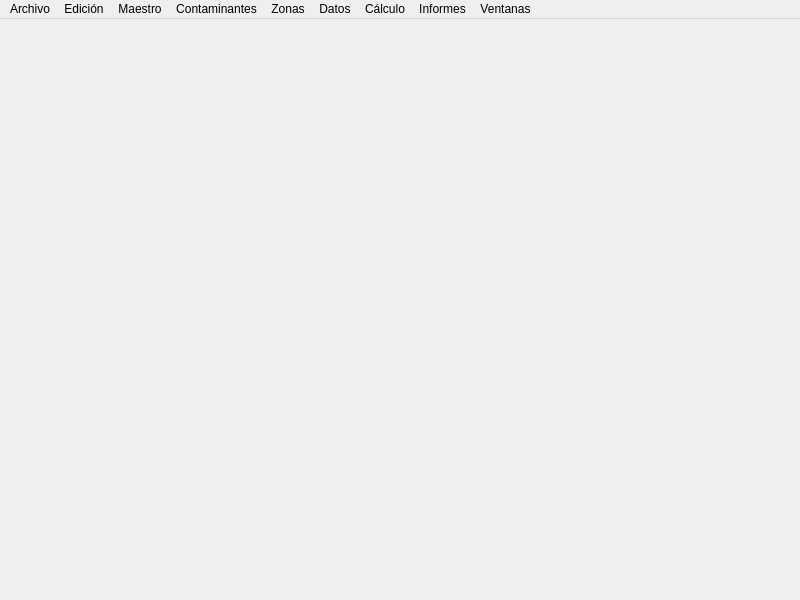
<?xml version="1.0" encoding="UTF-8"?>
<ui version="4.0">
 <class>MainWindowClass</class>
 <widget class="QMainWindow" name="MainWindowClass">
  <property name="geometry">
   <rect>
    <x>0</x>
    <y>0</y>
    <width>800</width>
    <height>600</height>
   </rect>
  </property>
  <property name="windowTitle">
   <string>AIRE</string>
  </property>
  <widget class="QWidget" name="capullo"/>
  <widget class="QMenuBar" name="menuBar">
   <property name="geometry">
    <rect>
     <x>0</x>
     <y>0</y>
     <width>800</width>
     <height>24</height>
    </rect>
   </property>
   <widget class="QMenu" name="menuArchivo">
    <property name="title">
     <string>Archivo</string>
    </property>
    <addaction name="actionOpenConnection"/>
    <addaction name="separator"/>
    <addaction name="actionPrint"/>
    <addaction name="separator"/>
    <addaction name="actionQuit"/>
   </widget>
   <widget class="QMenu" name="menuEdici_n">
    <property name="title">
     <string>Edición</string>
    </property>
    <addaction name="actionCopiar"/>
    <addaction name="separator"/>
    <addaction name="actionPreferencias"/>
   </widget>
   <widget class="QMenu" name="menuVentanas">
    <property name="title">
     <string>Ventanas</string>
    </property>
   </widget>
   <widget class="QMenu" name="menuZonas">
    <property name="title">
     <string>Zonas</string>
    </property>
    <addaction name="actionZonas"/>
   </widget>
   <widget class="QMenu" name="menuEscenario">
    <property name="title">
     <string>Maestro</string>
    </property>
    <addaction name="actionEscenario"/>
    <addaction name="actionFuente"/>
    <addaction name="actionArbolClasificacion"/>
    <addaction name="actionCombustibles"/>
    <addaction name="actionMotoresCalculo"/>
   </widget>
   <widget class="QMenu" name="menuInformes">
    <property name="title">
     <string>Informes</string>
    </property>
    <addaction name="actionPlantillas"/>
    <addaction name="actionTablas"/>
    <addaction name="actionGraficos"/>
   </widget>
   <widget class="QMenu" name="menuDatos">
    <property name="title">
     <string>Datos</string>
    </property>
    <addaction name="actionContaminante_Aforo"/>
    <addaction name="actionContaminanteZona"/>
   </widget>
   <widget class="QMenu" name="menuContaminantes_2">
    <property name="title">
     <string>Contaminantes</string>
    </property>
    <addaction name="actionContaminante"/>
    <addaction name="actionEquivalentes"/>
    <addaction name="actionFactor_Conversi_n"/>
    <addaction name="actionFactor_Conversi_n_por_Aforo"/>
    <addaction name="actionMapAforoZona"/>
   </widget>
   <widget class="QMenu" name="menuC_lculo">
    <property name="title">
     <string>Cálculo</string>
    </property>
    <addaction name="actionCalcularEscenario"/>
    <addaction name="separator"/>
    <addaction name="actionResultados"/>
    <addaction name="actionMapas"/>
   </widget>
   <addaction name="menuArchivo"/>
   <addaction name="menuEdici_n"/>
   <addaction name="menuEscenario"/>
   <addaction name="menuContaminantes_2"/>
   <addaction name="menuZonas"/>
   <addaction name="menuDatos"/>
   <addaction name="menuC_lculo"/>
   <addaction name="menuInformes"/>
   <addaction name="menuVentanas"/>
  </widget>
  <action name="actionQuit">
   <property name="text">
    <string>Salir</string>
   </property>
   <property name="shortcut">
    <string>Ctrl+Q</string>
   </property>
  </action>
  <action name="actionOpenConnection">
   <property name="text">
    <string>Abre conexión</string>
   </property>
   <property name="shortcut">
    <string>Ctrl+N</string>
   </property>
  </action>
  <action name="actionPreferencias">
   <property name="text">
    <string>Preferencias</string>
   </property>
  </action>
  <action name="actionCopiar">
   <property name="text">
    <string>Copiar</string>
   </property>
   <property name="shortcut">
    <string>Ctrl+C</string>
   </property>
  </action>
  <action name="actionMotoresCalculo">
   <property name="checkable">
    <bool>true</bool>
   </property>
   <property name="text">
    <string>Motores de cálculo</string>
   </property>
  </action>
  <action name="actionZonas">
   <property name="checkable">
    <bool>true</bool>
   </property>
   <property name="text">
    <string>Zonas</string>
   </property>
  </action>
  <action name="actionEscenario">
   <property name="checkable">
    <bool>true</bool>
   </property>
   <property name="text">
    <string>Escenario</string>
   </property>
  </action>
  <action name="actionOrigen">
   <property name="checkable">
    <bool>true</bool>
   </property>
   <property name="text">
    <string>Origen</string>
   </property>
  </action>
  <action name="actionFuente">
   <property name="checkable">
    <bool>true</bool>
   </property>
   <property name="text">
    <string>Fuente</string>
   </property>
  </action>
  <action name="actionTipo_Clasificaci_n">
   <property name="checkable">
    <bool>true</bool>
   </property>
   <property name="text">
    <string>Tipo Clasificación</string>
   </property>
  </action>
  <action name="actionEquivalentes">
   <property name="checkable">
    <bool>true</bool>
   </property>
   <property name="text">
    <string>Equivalentes</string>
   </property>
  </action>
  <action name="actionContaminante">
   <property name="checkable">
    <bool>true</bool>
   </property>
   <property name="text">
    <string>Contaminante</string>
   </property>
  </action>
  <action name="actionFuenteClasificacion">
   <property name="checkable">
    <bool>true</bool>
   </property>
   <property name="text">
    <string>Fuente Clasificacion</string>
   </property>
  </action>
  <action name="actionAforo">
   <property name="checkable">
    <bool>true</bool>
   </property>
   <property name="text">
    <string>Aforo</string>
   </property>
  </action>
  <action name="actionPlantillas">
   <property name="checkable">
    <bool>true</bool>
   </property>
   <property name="text">
    <string>Plantillas</string>
   </property>
  </action>
  <action name="actionTablas">
   <property name="checkable">
    <bool>true</bool>
   </property>
   <property name="text">
    <string>Tablas</string>
   </property>
  </action>
  <action name="actionGraficos">
   <property name="checkable">
    <bool>true</bool>
   </property>
   <property name="text">
    <string>Gráficos</string>
   </property>
  </action>
  <action name="actionGenerar_PDF">
   <property name="text">
    <string>Generar PDF</string>
   </property>
  </action>
  <action name="actionFactor_Conversi_n">
   <property name="checkable">
    <bool>true</bool>
   </property>
   <property name="text">
    <string>Factor Conversión</string>
   </property>
  </action>
  <action name="actionFactor_Conversi_n_por_Aforo">
   <property name="checkable">
    <bool>true</bool>
   </property>
   <property name="text">
    <string>Factor Conversión por Aforo</string>
   </property>
  </action>
  <action name="actionValor_Dato">
   <property name="checkable">
    <bool>true</bool>
   </property>
   <property name="text">
    <string>Toma en aforo</string>
   </property>
  </action>
  <action name="actionContaminante_Aforo">
   <property name="checkable">
    <bool>true</bool>
   </property>
   <property name="text">
    <string>Contaminante en aforo</string>
   </property>
  </action>
  <action name="actionMapAforoZona">
   <property name="checkable">
    <bool>true</bool>
   </property>
   <property name="text">
    <string>Factor por Aforo y Municipio</string>
   </property>
  </action>
  <action name="actionContaminanteZona">
   <property name="checkable">
    <bool>true</bool>
   </property>
   <property name="text">
    <string>Contaminante en fuente</string>
   </property>
  </action>
  <action name="actionArbolClasificacion">
   <property name="checkable">
    <bool>true</bool>
   </property>
   <property name="text">
    <string>Árbol Clasificacion</string>
   </property>
  </action>
  <action name="actionCalcularEscenario">
   <property name="text">
    <string>Calcular escenario...</string>
   </property>
  </action>
  <action name="actionResultados">
   <property name="text">
    <string>Resultados...</string>
   </property>
  </action>
  <action name="actionCombustibles">
   <property name="checkable">
    <bool>true</bool>
   </property>
   <property name="text">
    <string>Combustibles</string>
   </property>
  </action>
  <action name="actionMapas">
   <property name="text">
    <string>Mapas...</string>
   </property>
  </action>
  <action name="actionPrint">
   <property name="text">
    <string>Imprimir...</string>
   </property>
   <property name="shortcut">
    <string>Ctrl+P</string>
   </property>
  </action>
 </widget>
 <resources/>
 <connections/>
</ui>
